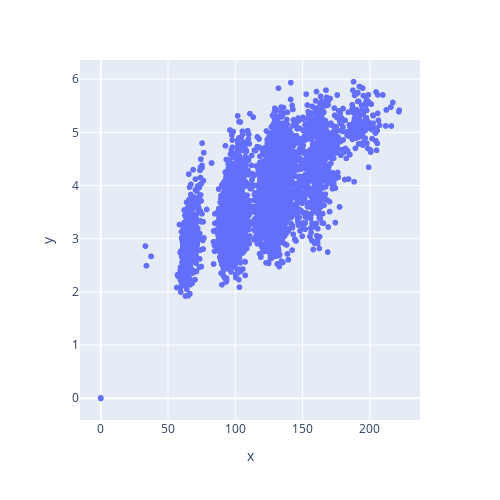

The cell this chart's notebook holds for it:
### Code cell
px.scatter(x=true_phate_distances, y=latent_space_phate_distances, height=500, width=500)

### Figure 1 — Plotly figure (JSON) as saved in the notebook; plotly's stock layout.template omitted (floating-point values rounded to 4 significant figures; data arrays with more than 128 entries replaced by an {"elided": "..."} marker saying what was removed)
{"data": [{"hovertemplate": "x=%{x}<br>y=%{y}<extra></extra>", "legendgroup": "", "marker": {"color": "#636efa", "symbol": "circle"}, "mode": "markers", "name": "", "showlegend": false, "type": "scattergl", "x": {"elided": "10000 float values"}, "xaxis": "x", "y": {"elided": "10000 float values"}, "yaxis": "y"}], "layout": {"height": 500, "legend": {"tracegroupgap": 0}, "margin": {"t": 60}, "width": 500, "xaxis": {"anchor": "y", "domain": [0, 1], "title": {"text": "x"}}, "yaxis": {"anchor": "x", "domain": [0, 1], "title": {"text": "y"}}}}
